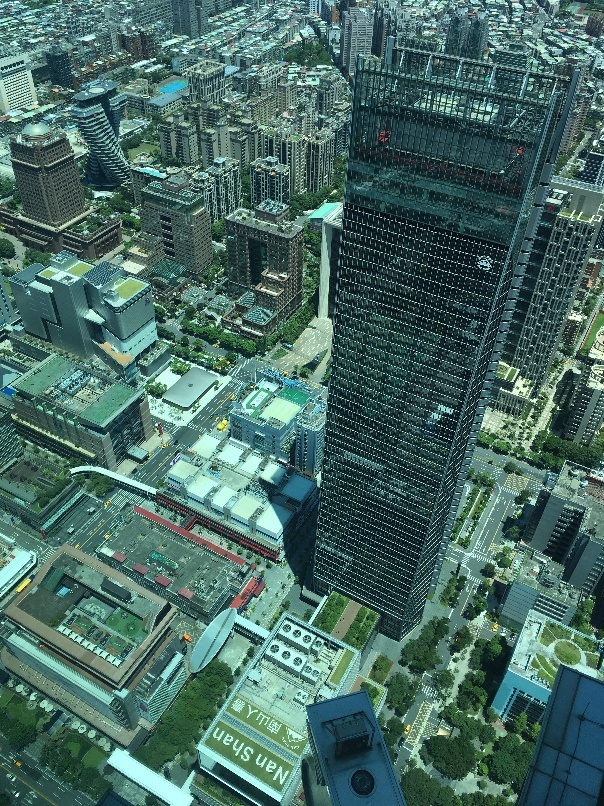
#> input picture SIFT/Image/Aerial1.jpg, 604 x 806 px
$ python -i SIFT.py   (imports and definitions only)
#> lines starting #> are read from the running program, lines starting #| are printed output that depends on the picture
# -*- coding: utf-8 -*-
"""
Created on Fri Jun  4 22:03:57 2021

@author: a0952
"""

import cv2

def Keypoint():
    img = cv2.imread('Image/Aerial1.jpg')
    img2 = cv2.imread('Image/Aerial2.jpg')
    gray= cv2.cvtColor(img,cv2.COLOR_BGR2GRAY)
    gray2= cv2.cvtColor(img2,cv2.COLOR_BGR2GRAY)
    sift = cv2.SIFT_create(6,None)
    kp = sift.detect(gray,None)
    kp2 = sift.detect(gray2,None)
    img=cv2.drawKeypoints(gray,kp,img)
    img2=cv2.drawKeypoints(gray2,kp2,img2)
    cv2.imwrite('FeatureAerial1.jpg',img)
    cv2.imwrite('FeatureAerial2.jpg',img2)

def Match():
    img1 = cv2.imread('Image/Aerial1.jpg')
#> img1 is the input picture: shape (806, 604, 3); mean B, G, R 100.1, 107.5, 72.2
    img2 = cv2.imread('Image/Aerial2.jpg')
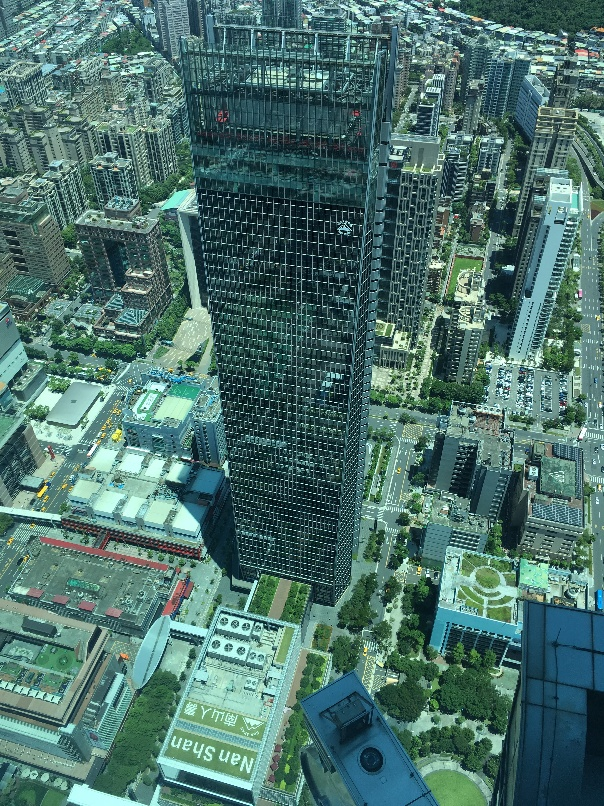
#> input picture SIFT/Image/Aerial2.jpg, 604 x 806 px
#> img2 is the input picture: shape (806, 604, 3); mean B, G, R 108.6, 114.6, 76.7
    gray1= cv2.cvtColor(img1,cv2.COLOR_BGR2GRAY)
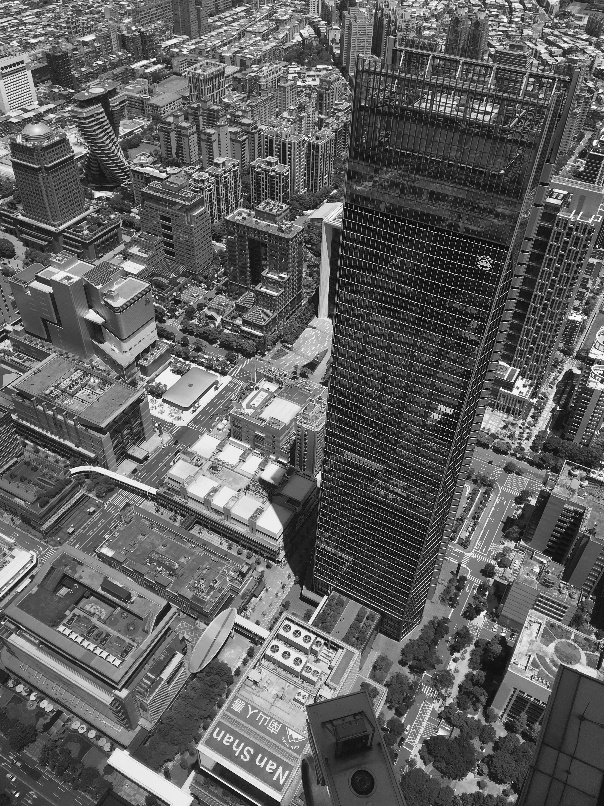
#> gray1: shape (806, 604); min 3, max 254, mean 96.1
    gray2= cv2.cvtColor(img2,cv2.COLOR_BGR2GRAY)
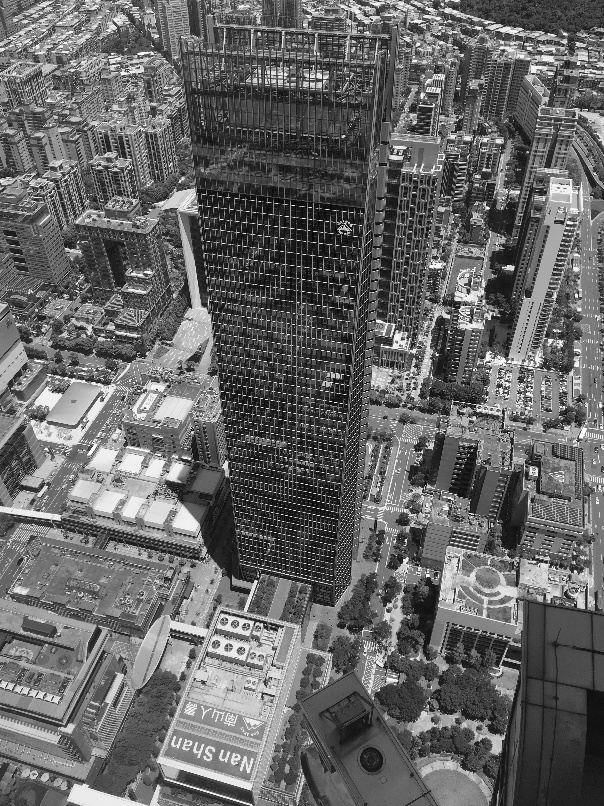
#> gray2: shape (806, 604); min 4, max 254, mean 102.5
    sift = cv2.SIFT_create(45,None)
    # find the keypoints and descriptors with SIFT
    kp1, des1 = sift.detectAndCompute(img1,None)
#> kp1 = 47 keypoints; strongest (x, y, size): (17, 795, 2.2), (156, 425, 1.9), (558, 408, 1.8), (187, 362, 2.1)
    kp2, des2 = sift.detectAndCompute(img2,None)
#> kp2 = 45 keypoints; strongest (x, y, size): (488, 208, 2.3), (510, 268, 4.8), (576, 295, 2.2), (427, 575, 2.2)
    img1=cv2.drawKeypoints(gray1,kp1,img1)
    img2=cv2.drawKeypoints(gray2,kp2,img2)
    cv2.imwrite('FeatureAerial1.jpg',img1)
    cv2.imwrite('FeatureAerial2.jpg',img2)
    # BFMatcher with default params
    bf = cv2.BFMatcher()
    matches = bf.knnMatch(des1,des2,k=2)
#> matches = 47 matches
    matchesMask = [[0,0] for i in range(len(matches))]
#> matchesMask = 47 pairs, first value 0 to 0, second value 0 to 0
    # ratio test as per Lowe's paper
    for i,(m,n) in enumerate(matches):
        if m.distance < 0.7*n.distance:
            matchesMask[i]=[1,0]
#> this loop made 47 passes
#> after the loop, matchesMask = 47 pairs, first value 0 to 1, second value 0 to 0
    draw_params = dict(matchColor = (0,255,0),
                       singlePointColor = (255,0,0),
                       matchesMask = matchesMask,
                       flags = cv2.DrawMatchesFlags_DEFAULT)
#> draw_params = 4 items
    # cv.drawMatchesKnn expects list of lists as matches.
    img3 = cv2.drawMatchesKnn(img1,kp1,img2,kp2,matches,None,**draw_params)
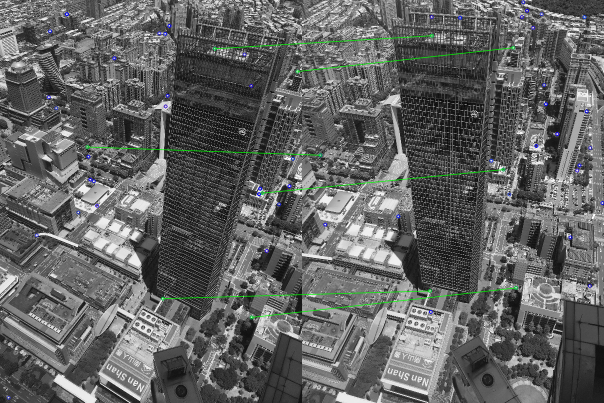
#> img3: shape (806, 1208, 3) (shown at 1/2 size); mean B, G, R 99.1, 99.8, 98.7
    cv2.imwrite('Figure2.jpg',img3)
    cv2.namedWindow("output", cv2.WINDOW_NORMAL)
    cv2.imshow("output", img3)
    cv2.waitKey(0)

>>> result = Match()
